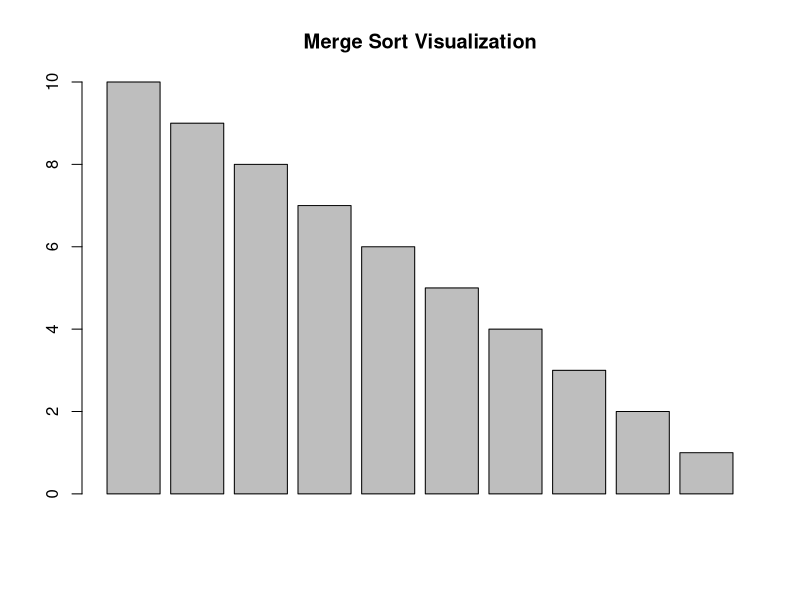

Source code (R):
library(ggplot2)
chunk <- function(x,n){
  numOfVectors <- floor(length(x)/n)
  elementsPerVector <- c(rep(n,numOfVectors-1),n+length(x) %% n)
  elemDistPerVector <- rep(1:numOfVectors,elementsPerVector)
  split(x,factor(elemDistPerVector))
}

merge.sort <- function(array) {
  mid = as.integer(length(array) / 2)
  
}

main <- function() {
  input <- c(10, 4, 3, 5, 1, 7, 6, 2, 8, 9)
  
  
  input <- c(10, 9, 8, 7, 6, 5, 4, 3, 2, 1)
  #input <- round(runif(10,1,100), 0)
  barplot(input, main="Merge Sort Visualization")
  merge.sort(input)
}

main()
